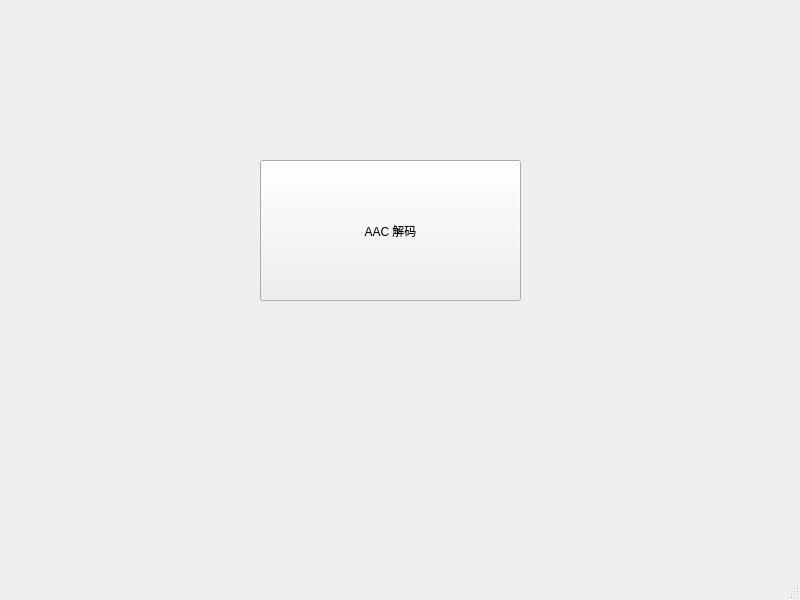
<?xml version="1.0" encoding="UTF-8"?>
<ui version="4.0">
 <class>MainWindow</class>
 <widget class="QMainWindow" name="MainWindow">
  <property name="geometry">
   <rect>
    <x>0</x>
    <y>0</y>
    <width>800</width>
    <height>600</height>
   </rect>
  </property>
  <property name="windowTitle">
   <string>MainWindow</string>
  </property>
  <widget class="QWidget" name="centralwidget">
   <widget class="QPushButton" name="aacDecodeBtn">
    <property name="geometry">
     <rect>
      <x>260</x>
      <y>160</y>
      <width>261</width>
      <height>141</height>
     </rect>
    </property>
    <property name="text">
     <string>AAC 解码</string>
    </property>
   </widget>
  </widget>
  <widget class="QMenuBar" name="menubar">
   <property name="geometry">
    <rect>
     <x>0</x>
     <y>0</y>
     <width>800</width>
     <height>21</height>
    </rect>
   </property>
  </widget>
  <widget class="QStatusBar" name="statusbar"/>
 </widget>
 <resources/>
 <connections/>
</ui>
